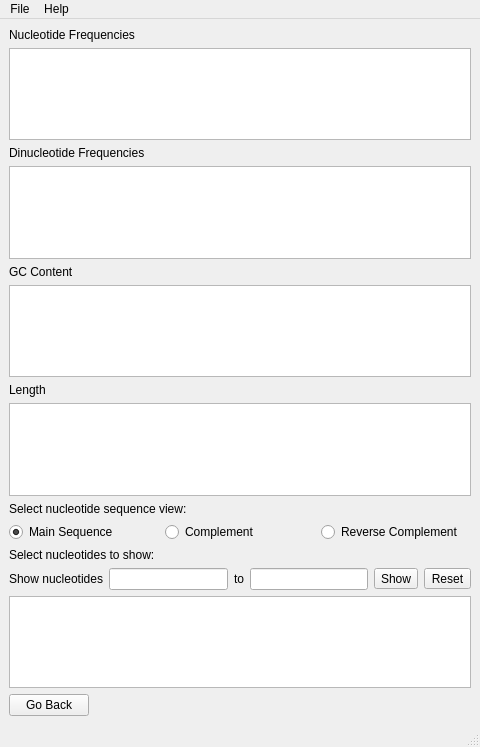
<?xml version="1.0" encoding="UTF-8"?>
<ui version="4.0">
 <class>0</class>
 <widget class="QMainWindow" name="0">
  <property name="geometry">
   <rect>
    <x>0</x>
    <y>0</y>
    <width>480</width>
    <height>747</height>
   </rect>
  </property>
  <property name="windowTitle">
   <string>Sequence Analysis</string>
  </property>
  <widget class="QWidget" name="centralwidget">
   <layout class="QGridLayout" name="gridLayout">
    <item row="9" column="0" colspan="3">
     <layout class="QHBoxLayout" name="radiobtn_layout">
      <item>
       <widget class="QRadioButton" name="seq_radiobtn">
        <property name="text">
         <string>Main Sequence</string>
        </property>
        <property name="checkable">
         <bool>true</bool>
        </property>
        <property name="checked">
         <bool>true</bool>
        </property>
       </widget>
      </item>
      <item>
       <widget class="QRadioButton" name="comp_radiobtn">
        <property name="text">
         <string>Complement</string>
        </property>
       </widget>
      </item>
      <item>
       <widget class="QRadioButton" name="rev_comp_radiobtn">
        <property name="text">
         <string>Reverse Complement</string>
        </property>
       </widget>
      </item>
     </layout>
    </item>
    <item row="10" column="0">
     <widget class="QLabel" name="whichseq_analysis_label">
      <property name="text">
       <string>Select nucleotides to show:</string>
      </property>
     </widget>
    </item>
    <item row="11" column="0" colspan="3">
     <layout class="QHBoxLayout" name="show_nuc_layout">
      <item>
       <widget class="QLabel" name="show_nuc_label">
        <property name="text">
         <string>Show nucleotides</string>
        </property>
       </widget>
      </item>
      <item>
       <widget class="QLineEdit" name="show_nuc_start_edit"/>
      </item>
      <item>
       <widget class="QLabel" name="to_label">
        <property name="text">
         <string>to</string>
        </property>
       </widget>
      </item>
      <item>
       <widget class="QLineEdit" name="show_nuc_end_edit"/>
      </item>
      <item>
       <widget class="QToolButton" name="show_nucs_btn">
        <property name="text">
         <string>Show</string>
        </property>
       </widget>
      </item>
      <item>
       <widget class="QToolButton" name="reset_btn">
        <property name="text">
         <string>Reset</string>
        </property>
       </widget>
      </item>
     </layout>
    </item>
    <item row="12" column="0" colspan="3">
     <widget class="QTextBrowser" name="seq_analysis_txtbrwsr"/>
    </item>
    <item row="1" column="0" colspan="3">
     <widget class="QTextBrowser" name="nucfreq_analysis_txtbrwsr"/>
    </item>
    <item row="0" column="0" colspan="3">
     <widget class="QLabel" name="nucfreq_analysis_label">
      <property name="text">
       <string>Nucleotide Frequencies</string>
      </property>
     </widget>
    </item>
    <item row="2" column="0" colspan="3">
     <widget class="QLabel" name="dinucfreq_analysis_label">
      <property name="text">
       <string>Dinucleotide Frequencies</string>
      </property>
     </widget>
    </item>
    <item row="3" column="0" colspan="3">
     <widget class="QTextBrowser" name="dinucfreq_analysis_txtbrwsr"/>
    </item>
    <item row="4" column="0" colspan="3">
     <widget class="QLabel" name="gc_cont_analysis_label">
      <property name="text">
       <string>GC Content</string>
      </property>
     </widget>
    </item>
    <item row="5" column="0" colspan="3">
     <widget class="QTextBrowser" name="gc_cont_analysis_txtbrwsr"/>
    </item>
    <item row="6" column="0" colspan="3">
     <widget class="QLabel" name="length_analysis_label">
      <property name="text">
       <string>Length</string>
      </property>
     </widget>
    </item>
    <item row="7" column="0" colspan="3">
     <widget class="QTextBrowser" name="length_analysis_txtbrwsr"/>
    </item>
    <item row="8" column="0" colspan="3">
     <widget class="QLabel" name="seq_view_analysis_label">
      <property name="text">
       <string>Select nucleotide sequence view:</string>
      </property>
     </widget>
    </item>
    <item row="13" column="0" colspan="3" alignment="Qt::AlignLeft">
     <widget class="QPushButton" name="back_btn">
      <property name="text">
       <string>Go Back</string>
      </property>
     </widget>
    </item>
   </layout>
  </widget>
  <widget class="QMenuBar" name="menubar">
   <property name="geometry">
    <rect>
     <x>0</x>
     <y>0</y>
     <width>480</width>
     <height>22</height>
    </rect>
   </property>
   <widget class="QMenu" name="menuFile">
    <property name="title">
     <string>File</string>
    </property>
    <addaction name="actionNew"/>
    <addaction name="actionsave"/>
    <addaction name="actionSave_As"/>
    <addaction name="actionClose"/>
    <addaction name="actionQuit"/>
   </widget>
   <widget class="QMenu" name="menuHelp">
    <property name="title">
     <string>Help</string>
    </property>
    <addaction name="actionFile_Options_Help"/>
   </widget>
   <addaction name="menuFile"/>
   <addaction name="menuHelp"/>
  </widget>
  <widget class="QStatusBar" name="statusbar"/>
  <action name="actionOpen">
   <property name="text">
    <string>Open</string>
   </property>
  </action>
  <action name="actionsave">
   <property name="text">
    <string>Save</string>
   </property>
  </action>
  <action name="actionSave_As">
   <property name="text">
    <string>Save As...</string>
   </property>
  </action>
  <action name="actionClose">
   <property name="text">
    <string>Close Analysis</string>
   </property>
  </action>
  <action name="actionQuit">
   <property name="text">
    <string>Quit</string>
   </property>
  </action>
  <action name="actionNew">
   <property name="text">
    <string>New Analysis</string>
   </property>
  </action>
  <action name="actionClose_All_Analysis">
   <property name="text">
    <string>Close All Analysis</string>
   </property>
  </action>
  <action name="actionFile_Options_Help">
   <property name="text">
    <string>File Options Help</string>
   </property>
  </action>
 </widget>
 <resources/>
 <connections/>
</ui>
